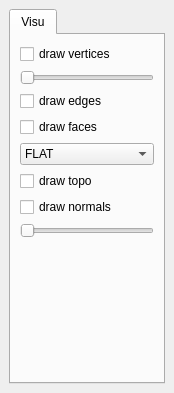
<?xml version="1.0" encoding="UTF-8"?>
<ui version="4.0">
 <class>DockWidget</class>
 <widget class="QDockWidget" name="DockWidget">
  <property name="geometry">
   <rect>
    <x>0</x>
    <y>0</y>
    <width>174</width>
    <height>393</height>
   </rect>
  </property>
  <property name="minimumSize">
   <size>
    <width>174</width>
    <height>393</height>
   </size>
  </property>
  <property name="windowTitle">
   <string>Commands</string>
  </property>
  <widget class="QWidget" name="dockWidgetContents">
   <layout class="QVBoxLayout" name="verticalLayout_3">
    <item>
     <widget class="QTabWidget" name="tabWidget">
      <property name="currentIndex">
       <number>0</number>
      </property>
      <widget class="QWidget" name="tab">
       <attribute name="title">
        <string>Visu</string>
       </attribute>
       <layout class="QVBoxLayout" name="verticalLayout">
        <item>
         <widget class="QCheckBox" name="check_drawVertices">
          <property name="text">
           <string>draw vertices</string>
          </property>
         </widget>
        </item>
        <item>
         <widget class="QSlider" name="slider_verticesSize">
          <property name="orientation">
           <enum>Qt::Horizontal</enum>
          </property>
         </widget>
        </item>
        <item>
         <widget class="QCheckBox" name="check_drawEdges">
          <property name="text">
           <string>draw edges</string>
          </property>
         </widget>
        </item>
        <item>
         <widget class="QCheckBox" name="check_drawFaces">
          <property name="text">
           <string>draw faces</string>
          </property>
         </widget>
        </item>
        <item>
         <widget class="QComboBox" name="combo_faceLighting">
          <item>
           <property name="text">
            <string>FLAT</string>
           </property>
          </item>
          <item>
           <property name="text">
            <string>PHONG</string>
           </property>
          </item>
         </widget>
        </item>
        <item>
         <widget class="QCheckBox" name="check_drawTopo">
          <property name="text">
           <string>draw topo</string>
          </property>
         </widget>
        </item>
        <item>
         <widget class="QCheckBox" name="check_drawNormals">
          <property name="text">
           <string>draw normals</string>
          </property>
         </widget>
        </item>
        <item>
         <widget class="QSlider" name="slider_normalsSize">
          <property name="orientation">
           <enum>Qt::Horizontal</enum>
          </property>
         </widget>
        </item>
        <item>
         <spacer name="verticalSpacer">
          <property name="orientation">
           <enum>Qt::Vertical</enum>
          </property>
          <property name="sizeHint" stdset="0">
           <size>
            <width>20</width>
            <height>40</height>
           </size>
          </property>
         </spacer>
        </item>
       </layout>
      </widget>
     </widget>
    </item>
   </layout>
  </widget>
 </widget>
 <resources/>
 <connections>
  <connection>
   <sender>check_drawFaces</sender>
   <signal>toggled(bool)</signal>
   <receiver>combo_faceLighting</receiver>
   <slot>setVisible(bool)</slot>
   <hints>
    <hint type="sourcelabel">
     <x>65</x>
     <y>98</y>
    </hint>
    <hint type="destinationlabel">
     <x>65</x>
     <y>127</y>
    </hint>
   </hints>
  </connection>
  <connection>
   <sender>check_drawNormals</sender>
   <signal>toggled(bool)</signal>
   <receiver>slider_normalsSize</receiver>
   <slot>setVisible(bool)</slot>
   <hints>
    <hint type="sourcelabel">
     <x>75</x>
     <y>191</y>
    </hint>
    <hint type="destinationlabel">
     <x>75</x>
     <y>222</y>
    </hint>
   </hints>
  </connection>
  <connection>
   <sender>check_drawVertices</sender>
   <signal>toggled(bool)</signal>
   <receiver>slider_verticesSize</receiver>
   <slot>setVisible(bool)</slot>
   <hints>
    <hint type="sourcelabel">
     <x>75</x>
     <y>44</y>
    </hint>
    <hint type="destinationlabel">
     <x>75</x>
     <y>75</y>
    </hint>
   </hints>
  </connection>
 </connections>
</ui>
